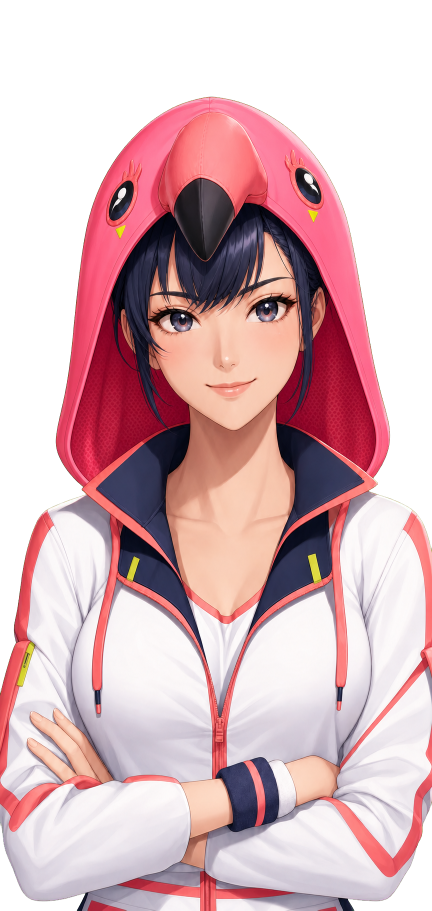
#> input picture refs/target-human.png, 864 x 1821 px (shown at 1/2 size)
$ python make-win-icon.py ../refs/target-human.png
#> lines starting #> are read from the running program, lines starting #| are printed output that depends on the picture; after the words box and inside, x2 and y2 are one past the last pixel; in counts of white or black regions, pixels touching at a corner belong together
#!/usr/bin/env python3
"""기본 아바타(곰)의 얼굴 렌더에서 Windows용 build/icon.ico를 만든다.

  PORT=5321 CDP_PORT=9521 SIZE=640x640 npm run shot -- harness.html shots/win-icon-src.png "avatar=bear&cam=face&bg=1"
  python3 scripts/make-win-icon.py                       # shots/win-icon-src.png → build/icon.ico
  python3 scripts/make-win-icon.py path/to/render.png    # 다른 렌더를 쓸 때

하네스 렌더(bg=1 = 라군 하늘색 배경)에서 후드 쓴 머리 부분을 정사각형으로 잘라 둥근 사각형 마스크를 씌우고
16~256px를 한 .ico에 담는다. 결과(.ico)를 커밋해 두므로 `npm run pack:win`은 Pillow 없이도 돈다 —
아이콘을 바꿀 때만 이 스크립트를 쓴다.

CROP은 640x640 SIZE로 찍은 곰 렌더 기준 좌표다 (실제 이미지는 브라우저 창 크기 때문에 640x553이 된다).
다른 아바타나 크기로 찍으면 CROP을 맞춰야 한다.
"""
import sys
from pathlib import Path

from PIL import Image, ImageDraw

ROOT = Path(__file__).resolve().parent.parent
SRC = Path(sys.argv[1]) if len(sys.argv) > 1 else ROOT / "shots" / "win-icon-src.png"
DST = ROOT / "build" / "icon.ico"
SIZES = [16, 24, 32, 48, 64, 128, 256]
CROP = (195, 5, 445, 255)  # 후드 + 얼굴 + 리본까지 (250x250)
RADIUS = 0.22  # 모서리 반지름 (한 변 대비)
SS = 4  # 마스크 슈퍼샘플링 배율 (모서리를 부드럽게)

if not SRC.exists():
    raise SystemExit(f"{SRC} 없음 — 위 npm run shot 명령으로 먼저 렌더하세요")

im = Image.open(SRC).convert("RGBA").crop(CROP)
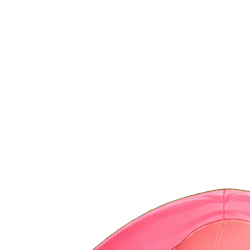
#> im: PIL image 250x250 RGBA; mean R, G, B, A 26.9, 13.5, 15.7, 27.4; transparent parts drawn white
big = 256
im = im.resize((big, big), Image.LANCZOS)
#> im: PIL image 256x256 RGBA

mask = Image.new("L", (big * SS, big * SS), 0)
#> mask: PIL image 1024x1024 L; every value is 0
ImageDraw.Draw(mask).rounded_rectangle((0, 0, big * SS - 1, big * SS - 1), radius=round(big * SS * RADIUS), fill=255)
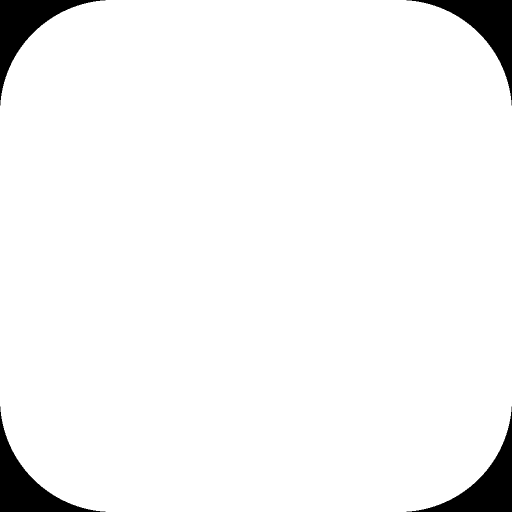
#> mask: PIL image 1024x1024 L (shown at 1/2 size); 95.8% white; 4 black regions, box (x1, y1, x2, y2) and area: (0, 0, 211, 211) 10934, (813, 0, 1024, 211) 10934, (0, 813, 211, 1024) 10934, (813, 813, 1024, 1024) 10934
mask = mask.resize((big, big), Image.LANCZOS)
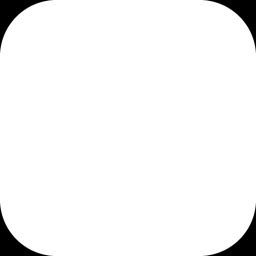
#> mask: PIL image 256x256 L; min 0, max 255, mean 244.4
im.putalpha(mask)
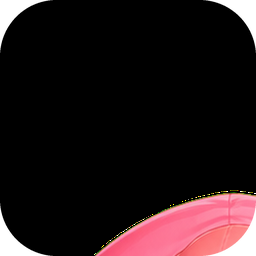
#> im: PIL image 256x256 RGBA; mean R, G, B, A 27.2, 13.8, 15.8, 244.4; transparent parts drawn white

DST.parent.mkdir(exist_ok=True)
im.save(DST, format="ICO", sizes=[(s, s) for s in SIZES])
#> (the run stopped early here; a loop or call above may not have finished)

$ run again, on work/edited/17.png
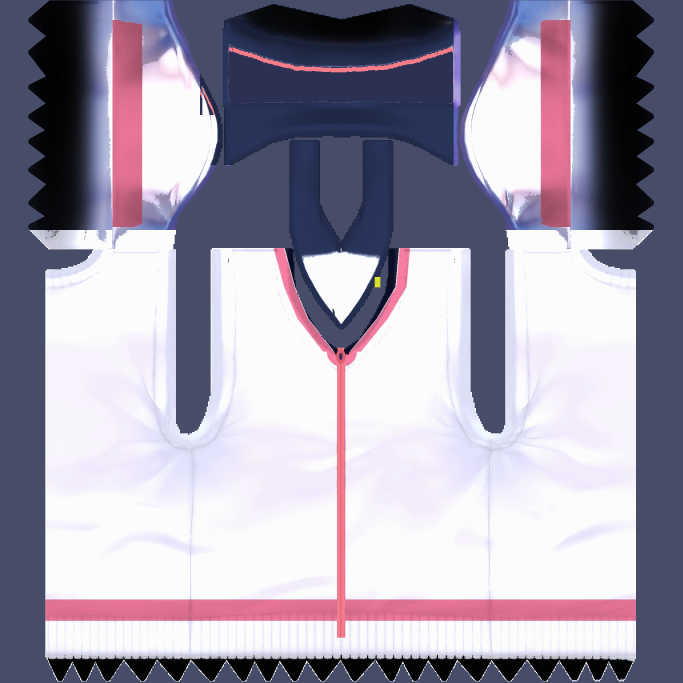
#> input picture work/edited/17.png, 2048 x 2048 px (shown at 1/3 size)
#> `im = Image.open(SRC).convert("RGBA").crop(CROP)`:
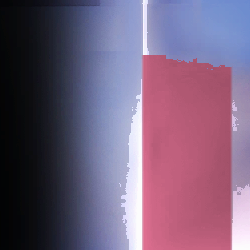
#> im: PIL image 250x250 RGBA; mean R, G, B, A 116.9, 94.6, 121.6, 255
#> `im.putalpha(mask)`:
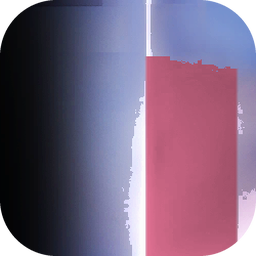
#> im: PIL image 256x256 RGBA; mean R, G, B, A 116.9, 94.6, 121.6, 244.4; transparent parts drawn white
